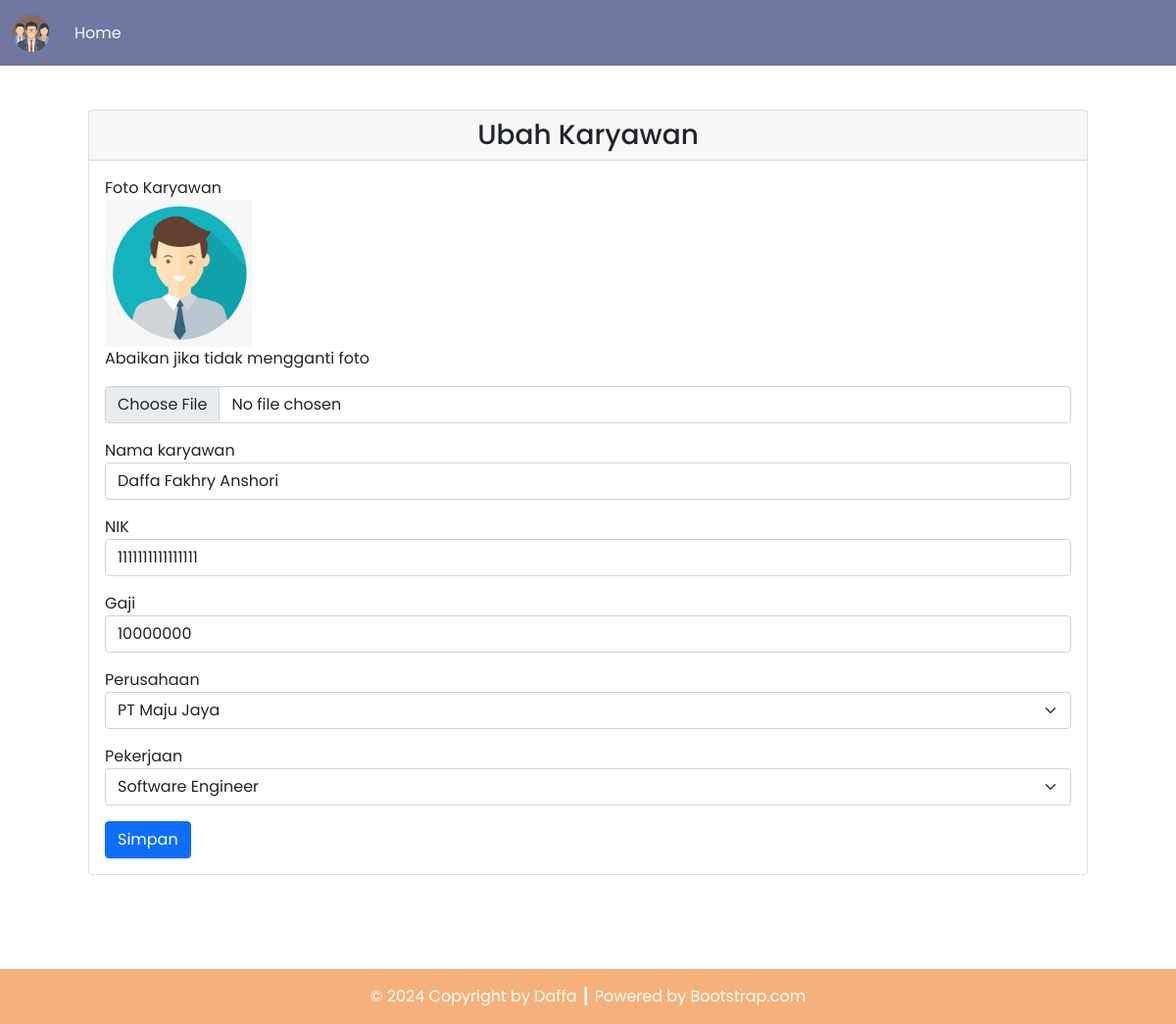
The page /Program/dpbo_tp8/ubah_karyawan.php?id=1 on the database its author committed.
### tables this page shows
CREATE TABLE `karyawan` (
  `id_karyawan` int(20) NOT NULL,
  `foto_karyawan` varchar(100) NOT NULL,
  `nama_karyawan` varchar(100) NOT NULL,
  `nik` varchar(100) NOT NULL,
  `gaji` int(100) NOT NULL,
  `id_perusahaan` int(20) NOT NULL,
  `id_pekerjaan` int(20) NOT NULL
);

CREATE TABLE `perusahaan` (
  `id_perusahaan` int(20) NOT NULL,
  `nama_perusahaan` varchar(100) NOT NULL
);

CREATE TABLE `pekerjaan` (
  `id_pekerjaan` int(20) NOT NULL,
  `nama_pekerjaan` varchar(100) NOT NULL
);

### Program/dpbo_tp8/config/db.php (called while the page is built)
<?php
$DB_HOST = "localhost";
$DB_USERNAME = "root";
$DB_PASSWORD = "";
$DB_NAME = "db_karyawan";

### Program/dpbo_tp8/classes/DB.php (called while the page is built, shortened)
<?php
class DB
{
    private $hostname;
    private $username;
    private $password;
    private $dbname;
    private $conn;
    private $result;
    function __construct($hostname, $username, $password, $dbname)
    {
        $this->hostname = $hostname;
        $this->username = $username;
        $this->password = $password;
        $this->dbname = $dbname;
    }
    function open()
    {
        $this->conn = mysqli_connect($this->hostname, $this->username, $this->password, $this->dbname);
    }
    function execute($query)
    {
        $this->result = mysqli_query($this->conn, $query);
    }
    function getResult()
    {
        return mysqli_fetch_array($this->result);
    }
}

### Program/dpbo_tp8/classes/Karyawan.php (called while the page is built, shortened)
<?php
class Karyawan extends DB
{
    function getKaryawanById($id)
    {
        $query = "SELECT * FROM karyawan JOIN perusahaan ON karyawan.id_perusahaan=perusahaan.id_perusahaan JOIN pekerjaan ON karyawan.id_pekerjaan=pekerjaan.id_pekerjaan WHERE id_karyawan=$id";
        return $this->execute($query);
    }
}

### Program/dpbo_tp8/ubah_karyawan.php (the view, shortened to what this page needs)
<?php
include('config/db.php');
include('classes/DB.php');
include('classes/Pekerjaan.php');
include('classes/Karyawan.php');
$karyawan = new Karyawan($DB_HOST, $DB_USERNAME, $DB_PASSWORD, $DB_NAME);
$karyawan->open();
$karyawan->getKaryawan();
$perusahaan = new Perusahaan($DB_HOST, $DB_USERNAME, $DB_PASSWORD, $DB_NAME);
$perusahaan->open();
$perusahaan->getPerusahaan();
$pekerjaan = new Pekerjaan($DB_HOST, $DB_USERNAME, $DB_PASSWORD, $DB_NAME);
$pekerjaan->open();
$pekerjaan->getPekerjaan();
$perusahaanOptions = '';
$pekerjaanOptions = '';
while ($row = $perusahaan->getResult()) {
    $perusahaanOptions .= '<option value="' . $row['id_perusahaan'] . '">' . $row['nama_perusahaan'] . '</option>';
}
while ($row = $pekerjaan->getResult()) {
    $pekerjaanOptions .= '<option value="' . $row['id_pekerjaan'] . '">' . $row['nama_pekerjaan'] . '</option>';
}
if (isset($_GET['id'])) {
    $btn = 'Simpan';
    $id = $_GET['id'];
    if ($id > 0) {
        $karyawan->getKaryawanById($id);
        $row = $karyawan->getResult();
        $foto_karyawan = $row['foto_karyawan'];
        $nama_karyawan = $row['nama_karyawan'];
        $nik = $row['nik'];
        $gaji = $row['gaji'];
        $id_perusahaan = $row['id_perusahaan'];
        $id_pekerjaan = $row['id_pekerjaan'];
        $nama_perusahaan = $row['nama_perusahaan'];
        $nama_pekerjaan = $row['nama_pekerjaan'];
        $data =
        '<form action="ubah_karyawan.php?id=' . $id . '" method="POST" enctype="multipart/form-data">
            <div class="mb-3">
                <label for="foto">Foto Karyawan</label><br>
                <img src="assets/images/foto_karyawan/' . $foto_karyawan . '" alt="Foto Karyawan" width="200px" height="150px"><br>
                <p>Abaikan jika tidak mengganti foto</p>
                <input type="file" class="form-control" id="foto" name="foto">
            </div>
            <div class="mb-3">
                <label for="nama">Nama karyawan</label>
                <input type="text" class="form-control" id="nama" name="nama" value="' . $nama_karyawan . '" required>
            </div>
            <div class="mb-3">
                <label for="nik">NIK</label>
                <input type="text" class="form-control" id="nik" name="nik" value="' . $nik . '" required>
            </div>
            <div class="mb-3">
                <label for="gaji">Gaji</label>
                <input type="text" class="form-control" id="gaji" name="gaji" value="' . $gaji . '" required>
            </div>
            <div class="mb-3">
                <label for="perusahaan">Perusahaan</label>
                <select class="form-select" id="perusahaan" name="perusahaan" required>';
                if (isset($_POST['perusahaan'])) {
                    $data .= '<option selected value="' . $_POST['perusahaan'] . '">' . $nama_perusahaan . '</option>';
                } else {
                    $data .= '<option selected value="' . $id_perusahaan . '">' . $nama_perusahaan . '</option>';
                }
                $data .= $perusahaanOptions . '
                </select>
            </div>
            <div class="mb-3">
                <label for="pekerjaan">Pekerjaan</label>
                <select class="form-select" id="pekerjaan" name="pekerjaan" required>';
                if (isset($_POST['pekerjaan'])) {
                    $data .= '<option selected value="' . $_POST['pekerjaan'] . '">' . $nama_pekerjaan . '</option>';
                } else {
                    $data .= '<option selected value="' . $id_pekerjaan . '">' . $nama_pekerjaan . '</option>';
                }
                $data .= $pekerjaanOptions . '
                </select>
            </div>
            <button type="submit" name="submit" class="btn btn-primary">' . $btn . '</button>
        </form>';
    }
}

### rows shown on the page
karyawan: foto_karyawan (picture), nama "Daffa Fakhry Anshori", nik "1111111111111111", gaji "10000000", perusahaan "PT Maju Jaya", pekerjaan "Software Engineer"

### other values the page prints
$this->content "Home Ubah Karyawan © 2024 Copyright by Daffa ┃ Powered by Bootstrap.com"
$btn "Simpan"
